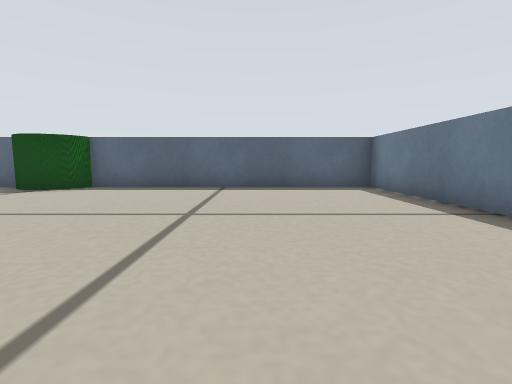
view 1 (above)

22 first-person views from a walk through a Stage world. The camera is 0.15 m above the floor, tilts 6° down and sees 85° across. Floor lines are 1 m apart. The floor is counted in squares, 0.2 m on a side. Each view is taken from the middle of a square. On the plan, view 1 faces up. The plan holds only what a view shows up to about 10 squares ahead; the rest is blank. The robots in the file are not drawn.

view 2
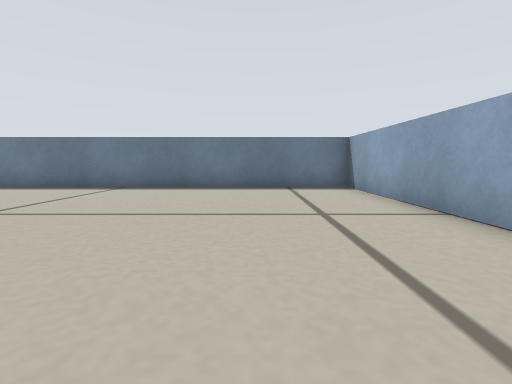

view 3
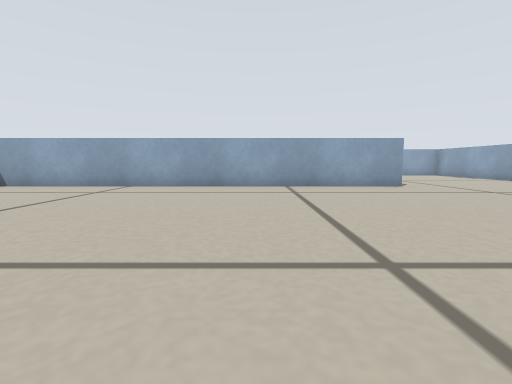

view 4
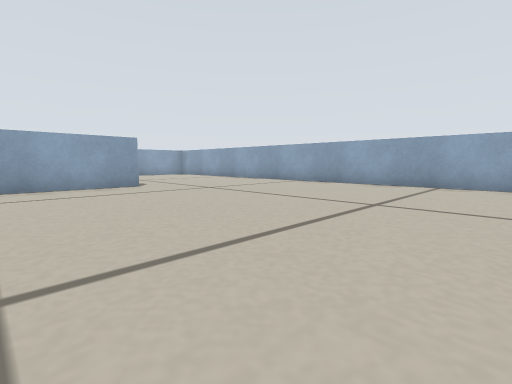

view 5
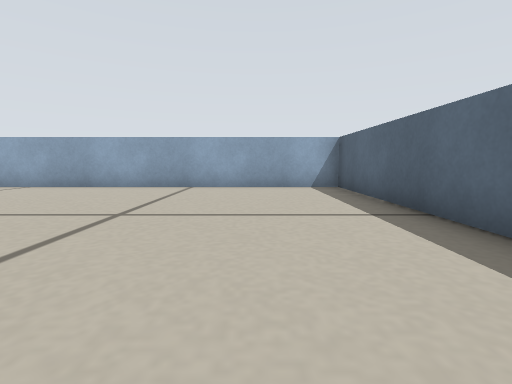

view 6
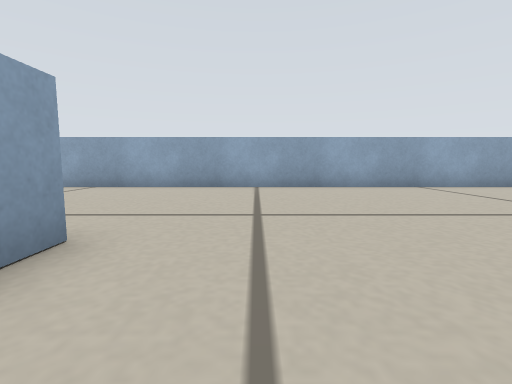

view 7
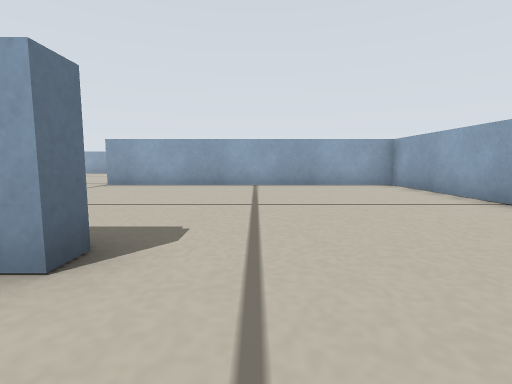

view 8
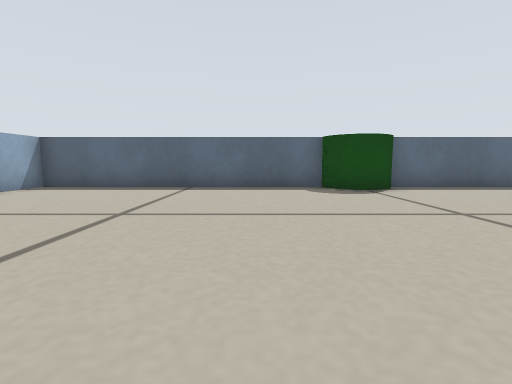

view 9
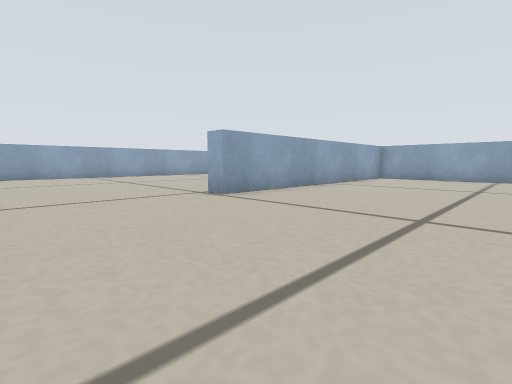

view 10
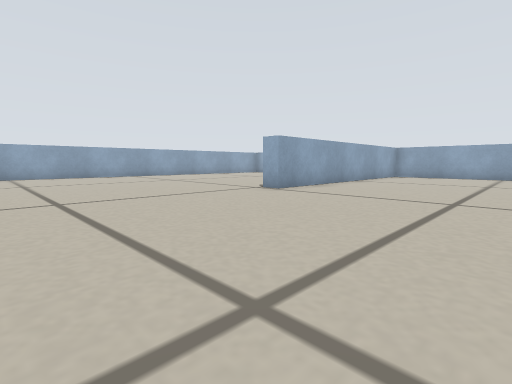

view 11
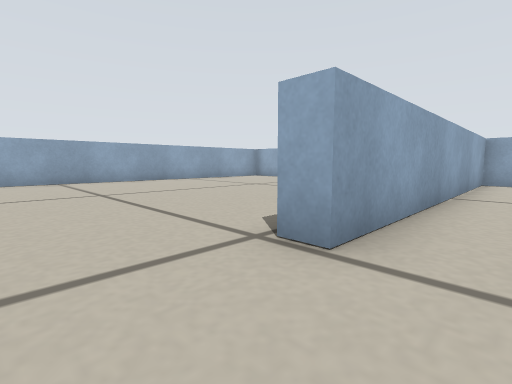

view 12
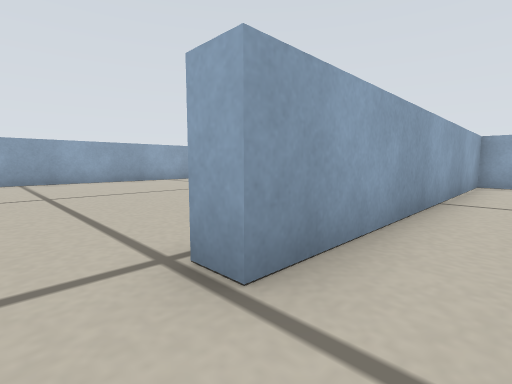

view 13
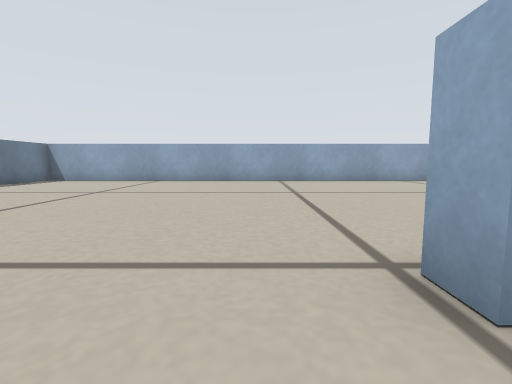

view 14
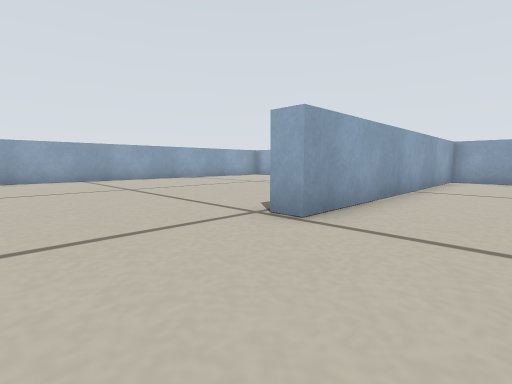

view 15
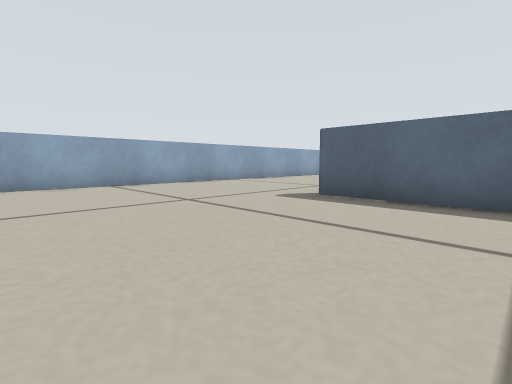

view 16
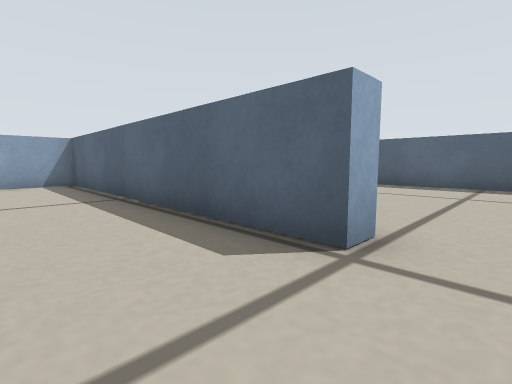

view 17
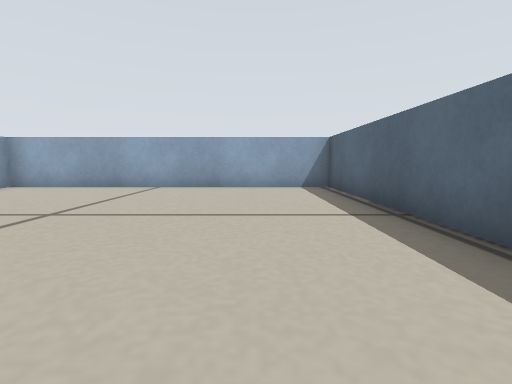

view 18
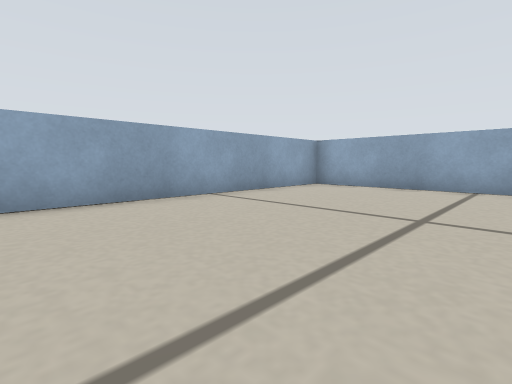

view 19
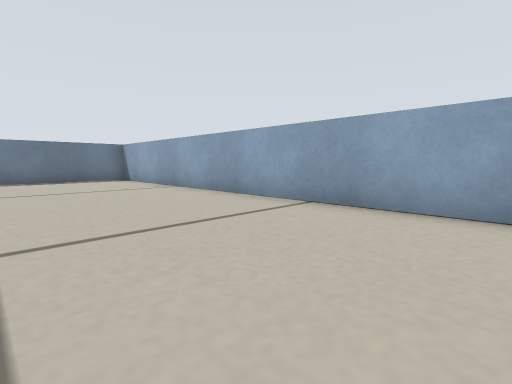

view 20
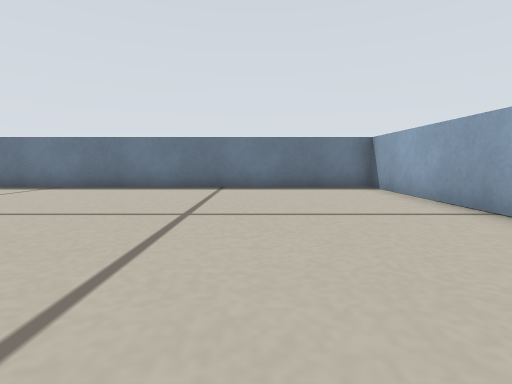

view 21
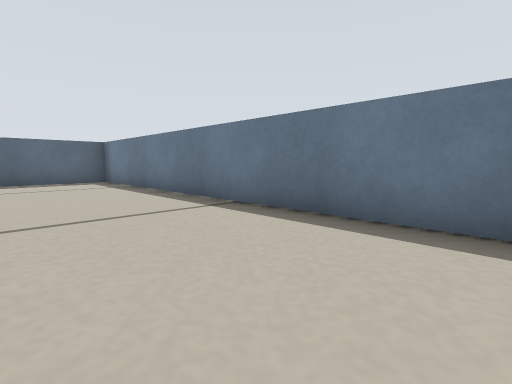

view 22
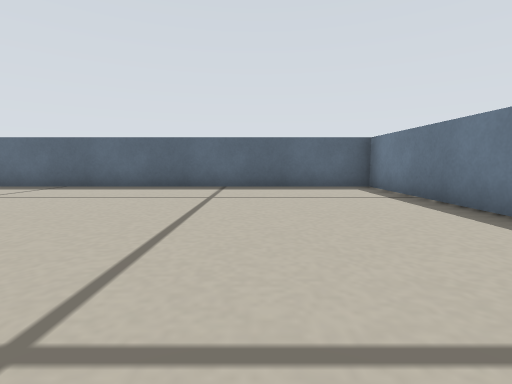

### Floor plan
Points are (right, up) in squares from view 1. A wall is a line through its corners. A room is listed if a view was taken in it or the views show most of it. See-through windows are left out.
Room 1 (views 1, 2, 3, 4, 5, 6, 7, 8)
walls: (-5.4, 7.5) (-6.6, 7.5); (-7, 7.9) (-7, 8.5) (-15.5, 8.5) (-15.5, -3.5); (-9.6, -3.4) (-9.6, -2.8) (3.5, -2.8) (3.5, 8.5) (-5.1, 8.5) (-5.1, 7.9)
ways out: opening at (-12.5, -3) to room 2
Room 2 (views 9, 10, 11, 12, 13, 14, 15, 16, 17, 18, 19, 20, 21, 22)
walls: (-15.5, -3.5) (-15.5, -10.2) (-6.1, -10.2) (-6.1, -10.8) (-15.5, -10.8) (-15.5, -20.5) (3.5, -20.5) (3.5, -3.4) (-9.6, -3.4)
ways out: opening at (-12.5, -3) to room 1

Where each view was taken, in squares from view 1:
view 1: 0 up, 0 right, facing up
view 2: 0 up, 5 left, facing right
view 3: 6 up, 5 left, facing down
view 4: 6 up, 6 left, facing down-left
view 5: 6 up, 7 left, facing left
view 6: 1 down, 7 left, facing left
view 7: 1 down, 11 left, facing down
view 8: 0 up, 9 left, facing up
view 9: 5 down, 2 left, facing down-left
view 10: 5 down, 0 right, facing down-left
view 11: 9 down, 4 left, facing down-left
view 12: 9 down, 5 left, facing down-left
view 13: 9 down, 5 left, facing down
view 14: 8 down, 3 left, facing down-left
view 15: 9 down, 6 left, facing up-left
view 16: 13 down, 5 left, facing up-left
view 17: 13 down, 7 left, facing left
view 18: 15 down, 7 left, facing down-left
view 19: 16 down, 9 left, facing down-right
view 20: 17 down, 5 left, facing right
view 21: 15 down, 0 right, facing up-right
view 22: 12 down, 0 right, facing up
